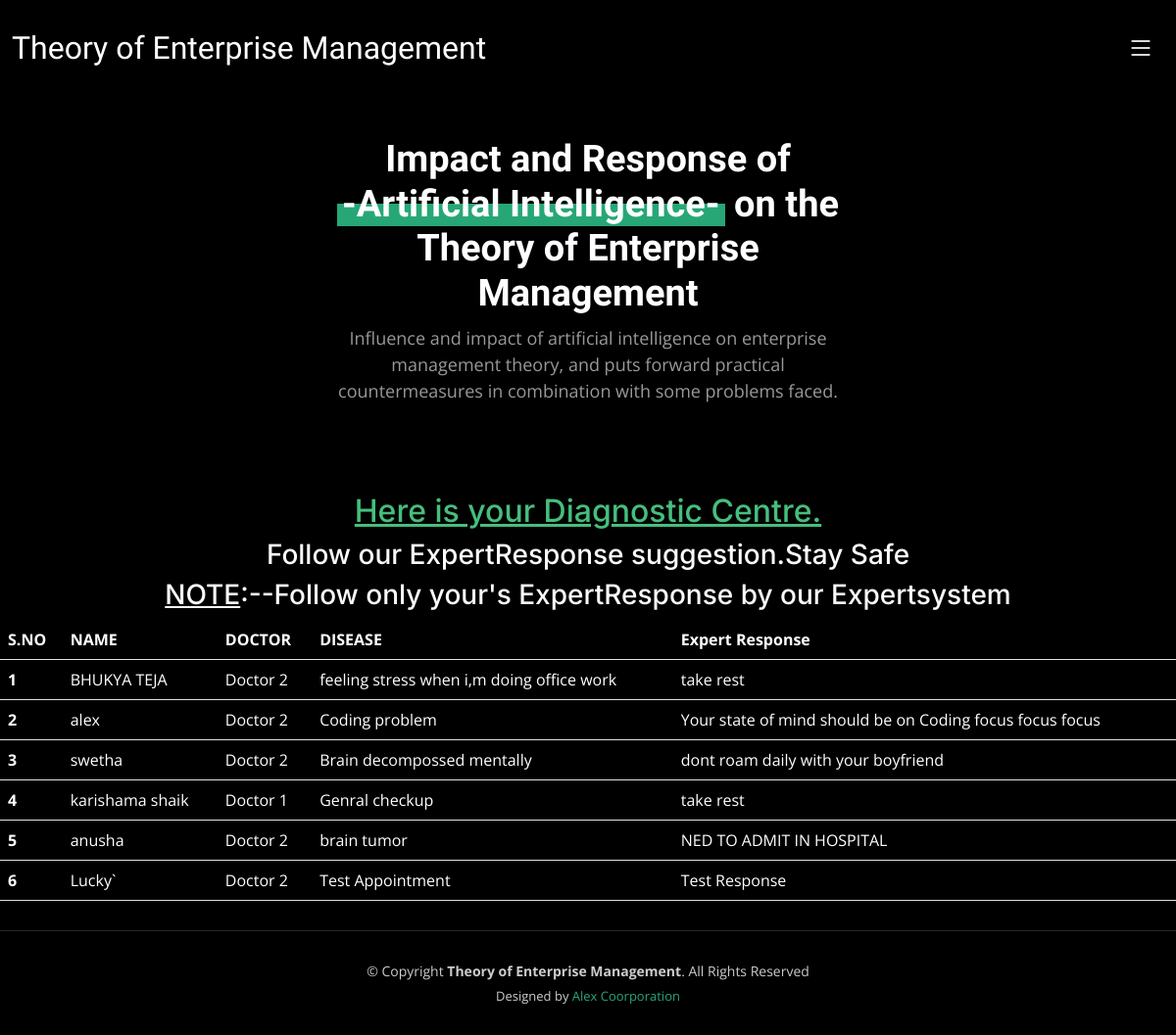
Page /expertresponse/ on the committed database.
### users/models.py (models this page shows, shortened)
class UserAppointmentModel(models.Model):
    name = models.CharField(max_length=100)
    email = models.CharField(max_length=100)
    phone = models.CharField(max_length=100)
    date = models.CharField(max_length=100)
    doctor = models.CharField(max_length=100)
    disease = models.CharField(max_length=100)
    suggestion = models.TextField(max_length=1000)
    status = models.CharField(max_length=100, default='waiting')
    class Meta:
        db_table = 'appointmenttable'

### users/views.py (the view)
# urls.py: path('expertresponse/',users_views.expertresponse,name="expertresponse"),
def expertresponse(request):
    data = UserAppointmentModel.objects.all()
    return render(request,'users/expertresponse.html', {'data': data})

### templates/users/expertresponse.html (shortened to what this page needs)
{% extends 'users/user_base.html' %}
{% block content %}
<h2 style='color:rgb(70, 190, 125)'><center><u>Here is your Diagnostic Centre.</u></center></h2>
<h3><center>Follow our ExpertResponse suggestion.Stay Safe</center></h3>
<h3><center><u>NOTE</u>:--Follow only your's ExpertResponse by our Expertsystem</center></h3>
    <table class="table" style="color:white;">
        <thead>
            <tr>
                <th scope="col">S.NO</th>
                <th scope="col">NAME</th>
                <th scope="col">DOCTOR</th>
                <th scope="col">DISEASE</th>
                <th scope="col">Expert Response</th>
            </tr>
        </thead>
        <tbody>
            {% for user in data %}
            <tr>
                <th scope="row">{{ forloop.counter }}</th>
                <td>{{ user.name}}</td>
                <td>{{ user.doctor}}</td>
                <td>{{ user.disease}}</td>
               <td> {{user.suggestion}}</td>
            </tr>
            {% endfor %}
        </tbody>
    </table>
    {% endblock %}

### templates/users/user_base.html (shortened to what this page needs)
{%load static%}
<!DOCTYPE html>
<html lang="en">
<head>
    <link href="{%static 'vendor/bootstrap/css/bootstrap.min.css'%}" rel="stylesheet">
    <link href="{%static 'vendor/bootstrap-icons/bootstrap-icons.css'%}" rel="stylesheet">
    <link href="{%static 'vendor/swiper/swiper-bundle.min.css'%}" rel="stylesheet">
    <link href="{%static 'vendor/glightbox/css/glightbox.min.css'%}" rel="stylesheet">
    <link href="{%static 'vendor/aos/aos.css'%}" rel="stylesheet">
    <link href="{%static 'css/main.css'%}" rel="stylesheet">
</head>
<body>
<header id="header" class="header d-flex align-items-center fixed-top">
    <div class="container-fluid d-flex align-items-center justify-content-between">
        <a href="index.html" class="logo d-flex align-items-center  me-auto me-lg-0">
            <h1>Theory of Enterprise Management</h1>
        </a>
        <i class="mobile-nav-toggle mobile-nav-show bi bi-list"></i>
    </div>
</header>
<section id="hero" class="hero d-flex flex-column justify-content-center align-items-center" data-aos="fade"
         data-aos-delay="1500">
    <div class="container">
        <div class="row justify-content-center">
            <div class="col-lg-6 text-center">
                <h2>Impact and Response of<span>-Artificial Intelligence-</span> on the Theory of Enterprise Management
                </h2>
                <p>Influence and impact of artificial intelligence on enterprise management theory, and puts forward
                    practical countermeasures in combination with some problems faced.</p>
            </div>
        </div>
    </div>
</section>
<main id="main" data-aos="fade" data-aos-delay="1500">
    {% block content %}
     {% endblock %}
</main>
<footer id="footer" class="footer">
    <div class="container">
        <div class="copyright">
            &copy; Copyright <strong><span>Theory of Enterprise Management</span></strong>. All Rights Reserved
        </div>
        <div class="credits">
            Designed by <a href="https://bootstrapmade.com/">Alex Coorporation</a>
        </div>
    </div>
</footer>
</body>
</html>

### static/css/main.css (style rules this page uses)
:root { --font-default: "Open Sans", system-ui, -apple-system, "Segoe UI", Roboto, "Helvetica Neue", Arial, "Noto Sans", "Liberation Sans", sans-serif, "Apple Color Emoji", "Segoe UI Emoji", "Segoe UI Symbol", "Noto Color Emoji"; --font-primary: "Inter", sans-serif; --font-secondary: "Cardo", sans-serif; }
:root { --color-default: #fafafa; --color-primary: #27a776; --color-secondary: #161718; }
:root { scroll-behavior: smooth; }
body { font-family: var(--font-default); color: var(--color-default); background-color: #000; }
a { color: var(--color-primary); text-decoration: none; }
h1, h2, h3, h4, h5, h6 { font-family: var(--font-primary); }
.header { transition: all 0.5s; z-index: 997; padding: 30px 0; background-color: #000; }
.header .logo { transition: 0.3s; }
.header .logo h1 { font-size: 32px; margin: 0; font-weight: 400; color: #fff; font-family: var(--font-secondary); }
@media (max-width: 1279px) { .mobile-nav-show { color: #fff; font-size: 28px; cursor: pointer; line-height: 0; transition: 0.5s; z-index: 9999; margin: 0 10px 0 10px; } }
.hero { width: 100%; min-height: 30vh; background: #000; background-size: cover; position: relative; padding: 140px 0 60px 0; }
.hero h2 { margin: 0 0 10px 0; font-size: 38px; font-weight: 700; color: #fff; font-family: var(--font-secondary); }
.hero h2 span { position: relative; z-index: 1; padding: 0 5px; display: inline-block; }
.hero h2 span:before { content: ""; position: absolute; height: 50%; bottom: 0; left: 0; right: 0; background: var(--color-primary); z-index: -1; }
.hero p { color: rgba(255, 255, 255, 0.6); margin-bottom: 30px; font-size: 18px; }
.footer { margin-top: 30px; padding: 30px 0; font-size: 14px; border-top: 1px solid rgba(255, 255, 255, 0.15); }
.footer .copyright { text-align: center; color: rgba(255, 255, 255, 0.8); }
.footer .credits { padding-top: 6px; text-align: center; font-size: 13px; color: rgba(255, 255, 255, 0.8); }
.footer .credits a { color: var(--color-primary); }

### rows in the picture
UserAppointmentModel: name "BHUKYA TEJA", doctor "Doctor 2", disease "feeling stress when i,m doing office work", suggestion "take rest"
UserAppointmentModel: name "alex", doctor "Doctor 2", disease "Coding problem", suggestion "Your state of mind should be on Coding focus focus focus"
UserAppointmentModel: name "swetha", doctor "Doctor 2", disease "Brain decompossed mentally", suggestion "dont roam daily with your boyfriend"
UserAppointmentModel: name "karishama shaik", doctor "Doctor 1", disease "Genral checkup", suggestion "take rest"
UserAppointmentModel: name "anusha", doctor "Doctor 2", disease "brain tumor", suggestion "NED TO ADMIT IN HOSPITAL"
UserAppointmentModel: name "Lucky`", doctor "Doctor 2", disease "Test Appointment", suggestion "Test Response"
